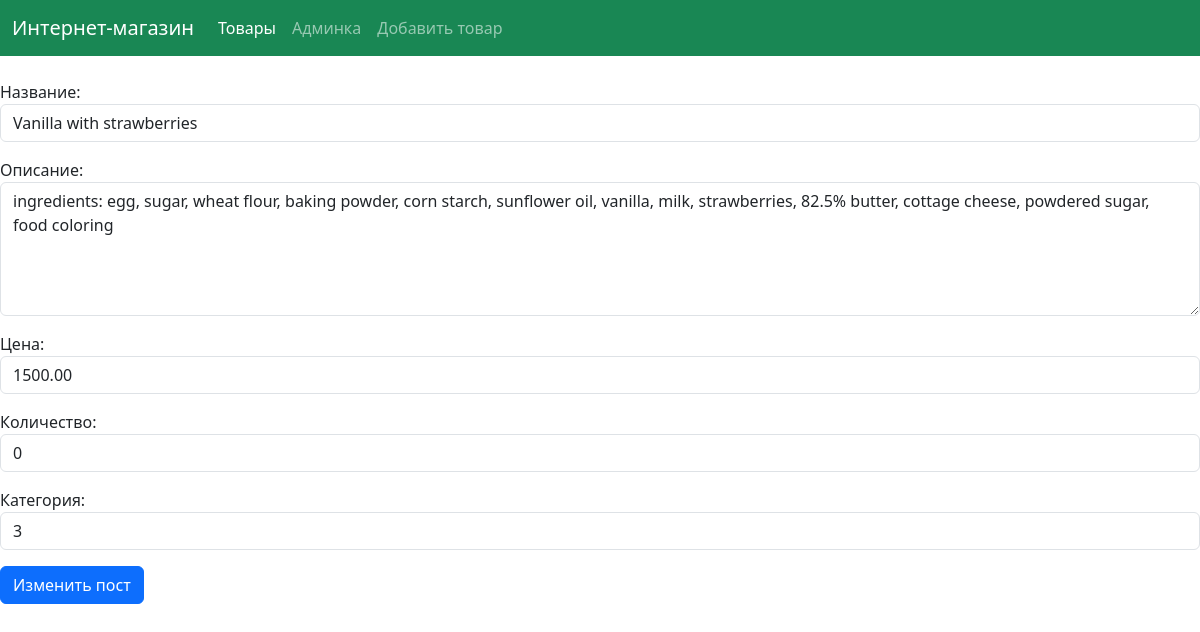
The page /products/4/edit/ on the database its author committed.
### shop_app/models.py (models this page shows)
class Product(models.Model):
    name = models.CharField(max_length=200, verbose_name='Название товара', null=True)
    description = models.TextField(blank=True, verbose_name='Состав')
    price = models.DecimalField(max_digits=10, decimal_places=2, verbose_name='Цена')
    quantity = models.IntegerField(blank=True, default=0, verbose_name='Количество')
    created_at = models.DateTimeField(auto_now_add=True)
    category = models.ForeignKey(Category, on_delete=models.CASCADE, related_name='products')

### shop_app/views.py (the view)
# urls.py: path('products/<int:pk>/edit/', views.ProductUpdateView.as_view(), name='edit_product'),
class ProductUpdateView(UpdateView):
    model = Product
    template_name = 'shop_app/edit_product.html'
    form_class = ProductModelForm
    success_url = reverse_lazy('products')

### shop_app/forms.py
class ProductModelForm(forms.ModelForm):
    class Meta:
        model = Product
        fields = ['name', 'description', 'price', 'quantity', 'category']
        labels = {
            'name': 'Название',
            'description': 'Описание',
            'price': 'Цена',
            'quantity': 'Количество',
            'category': 'Категория',
        }
        widgets = {
            'name': forms.TextInput(attrs={'class': 'form-control', 'placeholder': 'Введите название'}),
            'description': forms.Textarea(
                attrs={'class': 'form-control', 'rows': 5, 'placeholder': 'Введите состав'}),
            'price': forms.NumberInput(attrs={'class': 'form-control'}),
            'quantity': forms.NumberInput(attrs={'class': 'form-control'}),
            'category': forms.TextInput(attrs={'class': 'form-control'}),
        }

### shop_app/templates/shop_app/edit_product.html (shortened to what this page needs)
{% extends 'shop_app/base.html' %}
{% block content %}
<form method="post" class="mt-4">
  {{ form.as_p }}
  <button type="submit" class="btn btn-primary">Изменить пост</button>
</form>
{% endblock %}

### rows shown on the page
Product: name "Vanilla with strawberries", description "ingredients: egg, sugar, wheat flour, baking powder, corn starch, sunflower oil, vanilla, milk, strawberries, 82.5% butter, cottage cheese, powdered sugar, food coloring", price "1500.00", quantity "0", category "3"
